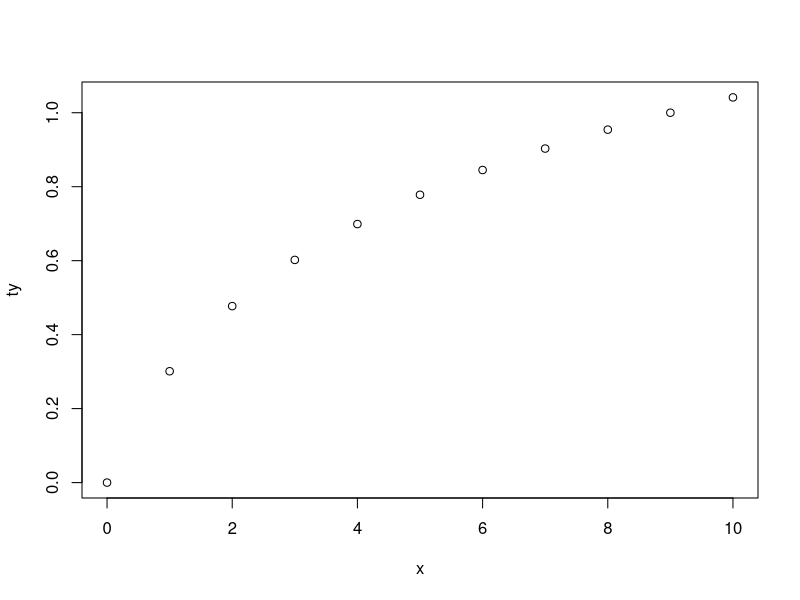
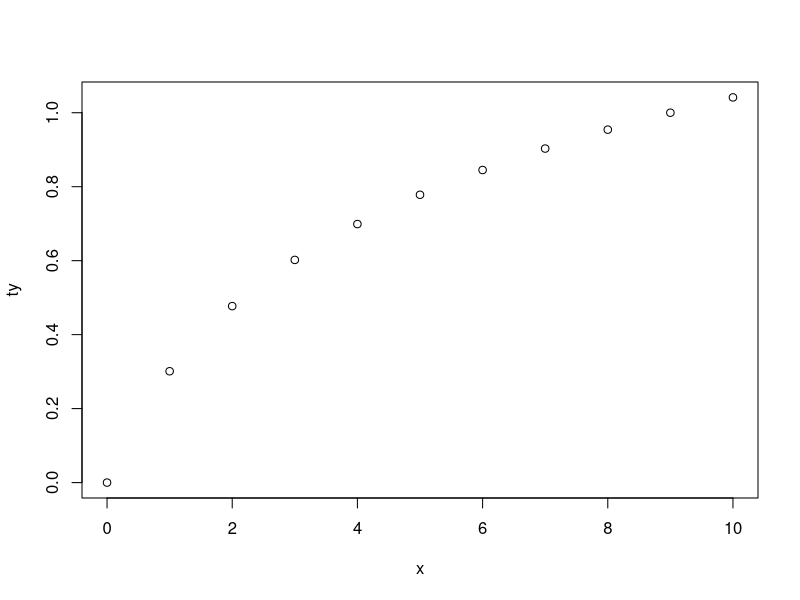
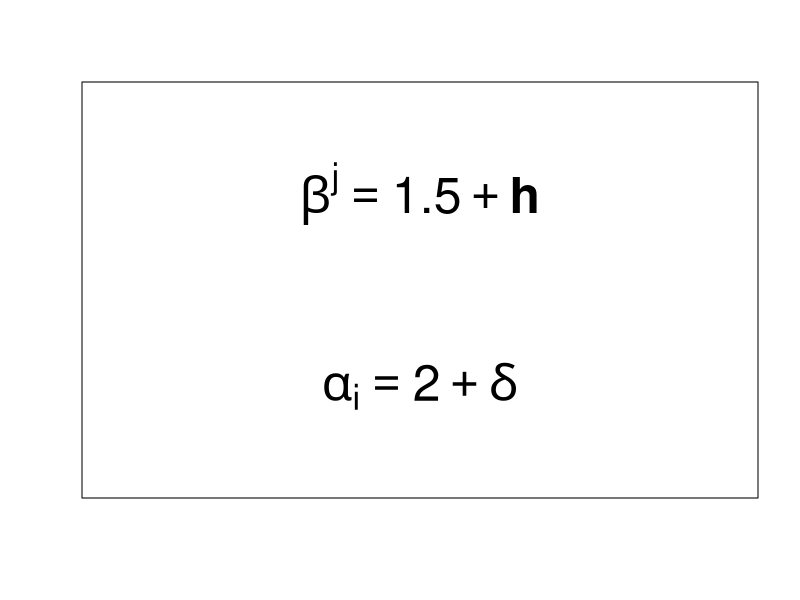

The R source for these figures, in order: (Note: this script raises an error after producing the figures.)
## ---- chunk 1
(arr2 <- array(LETTERS[1:9], dim = c(3,3)))
class(arr2)
(arr3 <- array(LETTERS[1:18], dim = c(3, 3, 2)))
class(arr3)
## ---- chunk 2
arr2[1,3]
arr3[1,3,1]
## ---- chunk 3
arr2[7]
arr3[7]
## ---- chunk 4
# with the line below, we get the 1rst and 3rd elements because we're using a column vector
arr2[c(1,3)]
# whereas with a row vector, we obtain the element of the 1rst row and the 3rd column
arr2[t(c(1,3))]
## ---- chunk 5
(mat <- rbind(c(1,3), c(2,2)))
arr2[mat]
## ---- chunk 6
# Let us subset `E`,`C` and `O` and `C` (again)
(msub <- rbind(c(2,2,1), c(3, 1, 1), c(3, 2, 2), c(3, 1, 1)))
arr3[msub]
## ---- chunk 7
# this gives you the 1rst and 3rd **entire columns**
as.data.frame(arr2)[c(1,3)]
# this still gives you the element on the 1rst row and the 3rd column
as.data.frame(arr2)[t(c(1,3))]
## ---- chunk 8
nchar(c("insil", "eco", ""))
## ---- chunk 9
vec <- c("insil", "eco", "")
nzchar(vec)
# is there any empty character string in `vec`?
any(nzchar(vec))
## ---- chunk 10
nchar(vec) > 0
!! nchar(vec)
nchar(vec) & 1
## ---- chunk 11
library(microbenchmark)
microbenchmark(nchar(vec) > 0, !! nchar(vec), nchar(vec) & 1, nzchar(vec),
  times = 1000L)
## ---- chunk 12
add_v <- function(x, y) {
   x + y
}
add_v2 <- function(x, y) {
   return(x + y)
}
## ---- chunk 13
foo <- function(x) {
    out <- 0
    if (x > 3) out <- 3
    if (x > 2) out <- 2
    if (x > 1) out <- 1
    return(out)
}
foo2 <- function(x) {
  out <- 0
  if (x > 3) return(3)
  if (x > 2) return(2)
  if (x > 1) return(1)
  return(out)
}
microbenchmark(foo(4), foo2(4), times = 1e5)
## ---- chunk 14
add_v <- function(x, y) {
  x + y
}
##
add_i <- function(x, y) {
  invisible(x + y)
}
add_v(2, 3)
add_i(2, 3)
res <- add_i(2, 3)
res
## ---- chunk 15
plot_logy <- function(x, y) {
  # create ty
  ty <- log10(y + 1)
  plot(x, ty)
  invisible(ty)
}
plot_logy(0:10, 0:10)
## ---- chunk 16
# get ty
ty <- plot_logy(0:10, 0:10)
ty
## ---- chunk 17
delta <- 1.5
plot(c(0,1), c(0,1), type = "n", axes = FALSE, ann = FALSE)
text(0.5, .75, labels = bquote(beta^j == .(delta) + bold("h")), cex = 3)
text(0.5, .25, labels = substitute(alpha[i] == a + delta, env = list(a = 2)), cex = 3)
box()
print(path_root)
## ---- chunk 18

